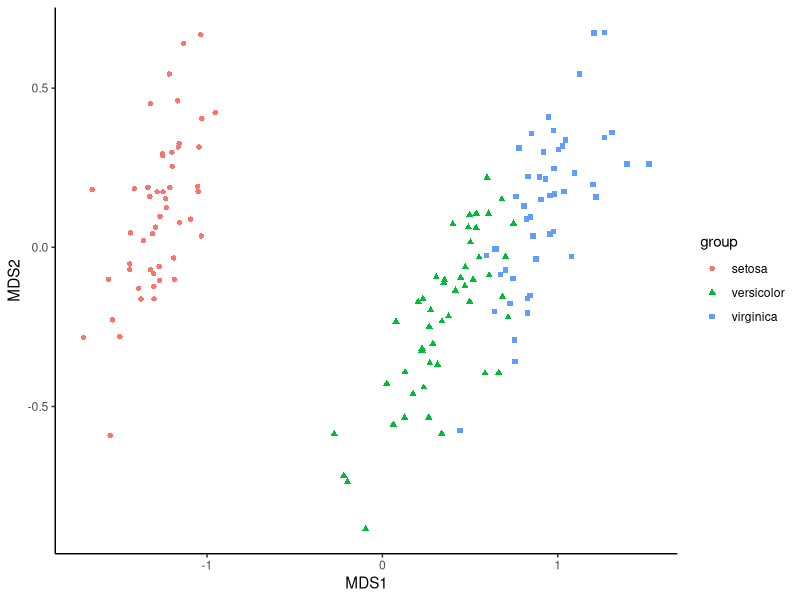
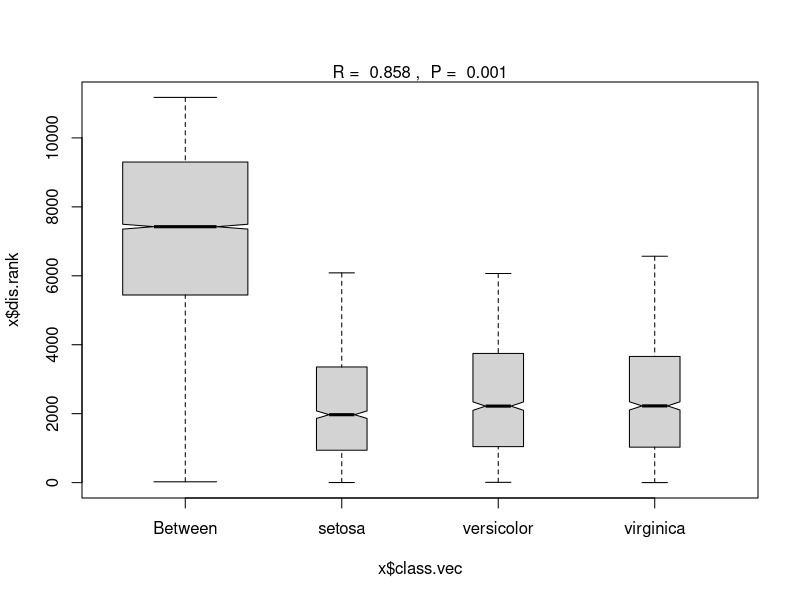

Reproduce these figures in R, in order.
library(ggplot2)
library(vegan)
data(iris)
dt = subset(iris, select = -Species)
iris.dist = vegdist(dt)
m = monoMDS(iris.dist)
dat = as.data.frame(m$points)
dat$group =  iris$Species
ggplot(dat, aes(MDS1,MDS2, col=group, shape=group)) + geom_point()  +
        theme(
        panel.background = element_blank(),
        axis.line = element_line(size=0.5, colour = "black"))
iris.anno = anosim(iris.dist, iris$Species, permutations = 999)
iris.anno
#Call:
#anosim(x = iris.dist, grouping = iris$Species, permutations = 999) 
#Dissimilarity: bray 

#ANOSIM statistic R: 0.8576     R=0，表示组间没有差异，说明实验组和对照组之间没有差异；R> 0，表示组间差异大于组内差异，说明实验组和对照组之间存在差异
#      Significance: 0.001  当然，如果我们得出R值大于0， 还不足以说明实验组和对照组之间存在差异，我们还缺少一个p值，此时常用的检验方法是Permutation Test (置换检验)

#Permutation: free
#Number of permutations: 999

plot(iris.anno)
